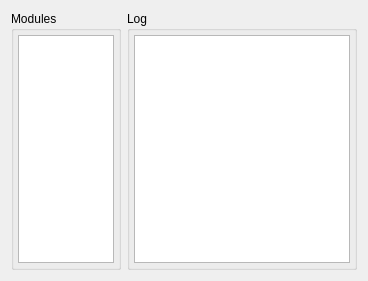
<?xml version="1.0" encoding="UTF-8"?>
<ui version="4.0">
 <class>LogPage</class>
 <widget class="QWidget" name="LogPage">
  <property name="geometry">
   <rect>
    <x>0</x>
    <y>0</y>
    <width>368</width>
    <height>281</height>
   </rect>
  </property>
  <property name="windowTitle">
   <string>Form</string>
  </property>
  <layout class="QHBoxLayout" name="horizontalLayout_2">
   <item>
    <widget class="QGroupBox" name="groupBox">
     <property name="minimumSize">
      <size>
       <width>0</width>
       <height>100</height>
      </size>
     </property>
     <property name="maximumSize">
      <size>
       <width>150</width>
       <height>16777215</height>
      </size>
     </property>
     <property name="title">
      <string>Modules</string>
     </property>
     <layout class="QHBoxLayout" name="horizontalLayout">
      <property name="spacing">
       <number>4</number>
      </property>
      <property name="leftMargin">
       <number>4</number>
      </property>
      <property name="topMargin">
       <number>4</number>
      </property>
      <property name="rightMargin">
       <number>4</number>
      </property>
      <property name="bottomMargin">
       <number>4</number>
      </property>
      <item>
       <widget class="QListWidget" name="modulesListWidget"/>
      </item>
     </layout>
    </widget>
   </item>
   <item>
    <widget class="QGroupBox" name="groupBox_2">
     <property name="title">
      <string>Log</string>
     </property>
     <layout class="QVBoxLayout" name="verticalLayout">
      <property name="spacing">
       <number>4</number>
      </property>
      <property name="leftMargin">
       <number>4</number>
      </property>
      <property name="topMargin">
       <number>4</number>
      </property>
      <property name="rightMargin">
       <number>4</number>
      </property>
      <property name="bottomMargin">
       <number>4</number>
      </property>
      <item>
       <widget class="QTableWidget" name="logTable">
        <property name="selectionMode">
         <enum>QAbstractItemView::SingleSelection</enum>
        </property>
        <property name="selectionBehavior">
         <enum>QAbstractItemView::SelectRows</enum>
        </property>
       </widget>
      </item>
     </layout>
    </widget>
   </item>
  </layout>
 </widget>
 <resources/>
 <connections/>
</ui>
